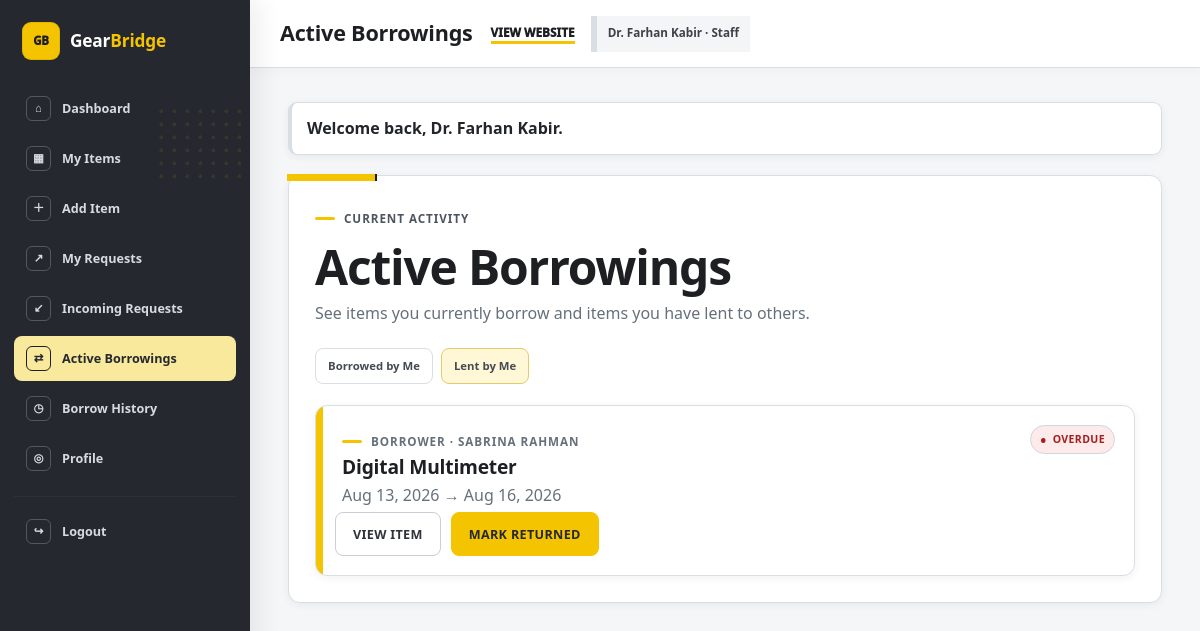
The app's page /dashboard/active-borrowings.php?tab=lent (signed in) with its own data.
### tables this page shows
CREATE TABLE IF NOT EXISTS borrow_requests (
    id INT UNSIGNED AUTO_INCREMENT PRIMARY KEY,
    item_id INT UNSIGNED NOT NULL,
    borrower_id INT UNSIGNED NOT NULL,
    borrow_from DATE NOT NULL,
    borrow_until DATE NOT NULL,
    note VARCHAR(500) NULL,
    status ENUM('pending', 'approved', 'rejected', 'cancelled', 'returned') NOT NULL DEFAULT 'pending',
    requested_at TIMESTAMP NOT NULL DEFAULT CURRENT_TIMESTAMP,
    decision_at TIMESTAMP NULL DEFAULT NULL,
    returned_at TIMESTAMP NULL DEFAULT NULL,
    CONSTRAINT fk_borrow_item FOREIGN KEY (item_id) REFERENCES items(id) ON DELETE RESTRICT ON UPDATE CASCADE,
    CONSTRAINT fk_borrow_borrower FOREIGN KEY (borrower_id) REFERENCES users(id) ON DELETE RESTRICT ON UPDATE CASCADE,
    CONSTRAINT chk_borrow_dates CHECK (borrow_until >= borrow_from),
    INDEX idx_borrow_item (item_id),
    INDEX idx_borrow_borrower (borrower_id),
    INDEX idx_borrow_status (status),
    INDEX idx_borrow_item_status (item_id, status),
    INDEX idx_borrow_borrower_status (borrower_id, status)
);

CREATE TABLE IF NOT EXISTS users (
    id INT UNSIGNED AUTO_INCREMENT PRIMARY KEY,
    full_name VARCHAR(100) NOT NULL,
    email VARCHAR(150) NOT NULL UNIQUE,
    password_hash VARCHAR(255) NOT NULL,
    user_type ENUM('student', 'staff') NOT NULL,
    created_at TIMESTAMP NOT NULL DEFAULT CURRENT_TIMESTAMP,
    updated_at TIMESTAMP NOT NULL DEFAULT CURRENT_TIMESTAMP ON UPDATE CURRENT_TIMESTAMP
);

CREATE TABLE IF NOT EXISTS items (
    id INT UNSIGNED AUTO_INCREMENT PRIMARY KEY,
    owner_id INT UNSIGNED NOT NULL,
    category_id INT UNSIGNED NOT NULL,
    title VARCHAR(150) NOT NULL,
    description TEXT NOT NULL,
    condition_status ENUM('excellent', 'good', 'fair') NOT NULL,
    image_path VARCHAR(255) NULL,
    availability_status ENUM('available', 'borrowed') NOT NULL DEFAULT 'available',
    created_at TIMESTAMP NOT NULL DEFAULT CURRENT_TIMESTAMP,
    updated_at TIMESTAMP NOT NULL DEFAULT CURRENT_TIMESTAMP ON UPDATE CURRENT_TIMESTAMP,
    deleted_at TIMESTAMP NULL DEFAULT NULL,
    CONSTRAINT fk_items_owner FOREIGN KEY (owner_id) REFERENCES users(id) ON DELETE RESTRICT ON UPDATE CASCADE,
    CONSTRAINT fk_items_category FOREIGN KEY (category_id) REFERENCES categories(id) ON DELETE RESTRICT ON UPDATE CASCADE,
    INDEX idx_items_owner (owner_id),
    INDEX idx_items_category (category_id),
    INDEX idx_items_availability (availability_status),
    INDEX idx_items_deleted (deleted_at),
    INDEX idx_items_browse (deleted_at, availability_status, created_at)
);

### includes/functions.php (called while the page is built, shortened)
<?php
function e(mixed $value): string
{
    return htmlspecialchars((string) ($value ?? ''), ENT_QUOTES | ENT_SUBSTITUTE, 'UTF-8');
}
function url(string $path = ''): string
{
    $path = ltrim($path, '/');
    return rtrim(BASE_URL, '/') . ($path === '' ? '' : '/' . $path);
}
function format_date(?string $date, string $format = 'M j, Y'): string
{
    try {
        return (new DateTimeImmutable($date))->format($format);
    } catch (Throwable) {
        return (string) $date;
    }
}
function is_overdue(string $status, ?string $borrowUntil): bool
{
    try {
        $today = new DateTimeImmutable('today');
        $until = new DateTimeImmutable($borrowUntil);
        return $today > $until;
    } catch (Throwable) {
        return false;
    }
}

### includes/db.php (called while the page is built, shortened)
<?php
function db(): PDO
{
    $dsn = sprintf(
        'mysql:host=%s;port=%s;dbname=%s;charset=utf8mb4',
        DB_HOST,
        DB_PORT,
        DB_NAME
    );
    $pdo = new PDO($dsn, DB_USER, DB_PASS, [
        PDO::ATTR_ERRMODE => PDO::ERRMODE_EXCEPTION,
        PDO::ATTR_DEFAULT_FETCH_MODE => PDO::FETCH_ASSOC,
        PDO::ATTR_EMULATE_PREPARES => false,
    ]);
    return $pdo;
}

### dashboard/active-borrowings.php (the view, shortened to what this page needs)
<?php
require_once __DIR__ . '/../includes/db.php';
$tab = (string) ($_GET['tab'] ?? 'borrowed');
$records = [];
try {
    if ($tab === 'borrowed') {
        $stmt = db()->prepare(
            "SELECT br.*, i.title AS item_title, i.image_path, u.full_name AS person_name
             FROM borrow_requests br
             INNER JOIN items i ON i.id = br.item_id
             INNER JOIN users u ON u.id = i.owner_id
             WHERE br.borrower_id = :user_id AND br.status = 'approved'
             ORDER BY br.borrow_until ASC"
        );
    } else {
        $stmt = db()->prepare(
            "SELECT br.*, i.title AS item_title, i.image_path, u.full_name AS person_name
             FROM borrow_requests br
             INNER JOIN items i ON i.id = br.item_id
             INNER JOIN users u ON u.id = br.borrower_id
             WHERE i.owner_id = :user_id AND br.status = 'approved'
             ORDER BY br.borrow_until ASC"
        );
    }
    $stmt->execute(['user_id' => current_user_id()]);
    $records = $stmt->fetchAll();
} catch (Throwable $e) {
    set_flash('error', 'Active borrowings could not be loaded.');
}
require __DIR__ . '/../components/dashboard-header.php';
?>
<section class="dashboard-panel">
    <div class="dashboard-panel-heading">
        <div>
            <p class="eyebrow">Current activity</p>
            <h1>Active Borrowings</h1>
            <p class="panel-copy">See items you currently borrow and items you have lent to others.</p>
        </div>
    </div>
    <div class="tab-nav">
        <a class="<?= $tab === 'borrowed' ? 'is-active' : '' ?>" href="<?= e(url('dashboard/active-borrowings.php?tab=borrowed')) ?>">Borrowed by Me</a>
        <a class="<?= $tab === 'lent' ? 'is-active' : '' ?>" href="<?= e(url('dashboard/active-borrowings.php?tab=lent')) ?>">Lent by Me</a>
    </div>
    <?php if ($records): ?>
        <div class="request-list">
            <?php foreach ($records as $record): ?>
                <article class="request-card">
                    <div class="request-card-main">
                        <div>
                            <p class="eyebrow"><?= $tab === 'borrowed' ? 'Owner' : 'Borrower' ?> · <?= e($record['person_name']) ?></p>
                            <h3><?= e($record['item_title']) ?></h3>
                            <p><?= e(format_date((string) $record['borrow_from'])) ?> → <?= e(format_date((string) $record['borrow_until'])) ?></p>
                        </div>
                        <?php if (is_overdue((string) $record['status'], (string) $record['borrow_until'])): ?>
                            <span class="status-badge status-danger">Overdue</span>
                        <?php else: ?>
                            <span class="status-badge status-info">Active</span>
                        <?php endif; ?>
                    </div>
                    <div class="action-row">
                        <a class="button button-compact button-secondary" href="<?= e(url('item-details.php?id=' . (int) $record['item_id'])) ?>">View Item</a>
                        <?php if ($tab === 'lent'): ?>
                            <form class="inline-form confirm-form" data-confirm="Confirm that this item has been physically returned to you?" action="<?= e(url('actions/borrow/return.php')) ?>" method="post">
                                <button class="button button-compact" type="submit">Mark Returned</button>
                            </form>
                        <?php endif; ?>
                    </div>
                </article>
            <?php endforeach; ?>
        </div>
    <?php endif; ?>
</section>
<?php require __DIR__ . '/../components/dashboard-footer.php'; ?>

### assets/css/main.css (style rules this page uses)
:root { --yellow: #ffc400; --yellow-bright: #ffd21a; --yellow-soft: #fff3b3; --black: #070707; --charcoal: #151515; --charcoal-2: #222222; --white: #ffffff; --off-white: #f7f6f1; --surface: #f2f1eb; --text: #202020; --muted: #66635c; --border: #dedbd1; --border-dark: #2a2a2a; --success: #1f8f4e; --success-soft: #e8f7ee; --warning: #a26a00; --warning-soft: #fff2c2; --danger: #c83434; --danger-soft: #fdeaea; --info: #2f5e8f; --info-soft: #e9f1fa; --radius-sm: 8px; --radius: 14px; --radius-lg: 24px; --shadow-sm: 0 8px 18px rgba(0,0,0,.06); --shadow: 0 16px 36px rgba(0,0,0,.10); --shadow-lg: 0 28px 64px rgba(0,0,0,.18); --transition: 180ms ease; --display-font: Impact, Haettenschweiler, "Arial Narrow Bold", "Arial Narrow", sans-serif; --body-font: "Segoe UI", Arial, Helvetica, sans-serif; }
* { box-sizing: border-box; }
html { scroll-behavior: smooth; background: var(--off-white); }
body { margin: 0; min-height: 100vh; font-family: var(--body-font); color: var(--text); background: var(--off-white); line-height: 1.62; -webkit-font-smoothing: antialiased; }
a { color: inherit; }
button, input, select, textarea { font: inherit; }
button { touch-action: manipulation; }
h1, h2, h3 { margin-top: 0; color: var(--black); line-height: 1.04; }
h1, h2 { font-family: var(--display-font); text-transform: uppercase; font-weight: 900; letter-spacing: .01em; }
h1 { font-size: clamp(2.8rem, 6vw, 5.6rem); margin-bottom: 22px; }
h3 { font-size: 1.15rem; margin-bottom: 9px; font-weight: 850; }
p { margin-top: 0; }
.eyebrow { display: inline-flex; align-items: center; gap: 9px; margin: 0 0 11px; text-transform: uppercase; letter-spacing: .12em; font-size: .75rem; font-weight: 900; color: var(--black); }
.eyebrow::before { content: ""; width: 24px; height: 4px; background: var(--yellow); box-shadow: 8px 0 0 var(--black); }
.button { --btn-bg: var(--black); --btn-color: var(--white); --btn-border: var(--black); position: relative; display: inline-flex; align-items: center; justify-content: center; gap: 9px; min-height: 46px; border: 2px solid var(--btn-border); border-radius: 7px; background: var(--btn-bg); color: var(--btn-color); padding: 11px 19px; text-decoration: none; text-transform: uppercase; font-weight: 950; font-size: .82rem; letter-spacing: .045em; line-height: 1.1; cursor: pointer; box-shadow: 4px 4px 0 rgba(255,196,0,.34); transition: transform var(--transition), background var(--transition), color var(--transition), box-shadow var(--transition); }
.button-secondary { --btn-bg: transparent; --btn-color: var(--black); --btn-border: var(--black); box-shadow: none; }
.button-compact { min-height: 34px; padding: 7px 11px; font-size: .72rem; border-radius: 6px; }
.status-badge { width: fit-content; display: inline-flex; align-items: center; gap: 6px; padding: 5px 9px; border: 1px solid var(--black); border-radius: 4px; background: var(--off-white); color: var(--black); font-size: .69rem; font-weight: 950; text-transform: uppercase; letter-spacing: .035em; }
.status-badge::before { content: "•"; font-size: 1rem; line-height: .5; }
.status-danger { background: var(--danger-soft); color: #a31f1f; }
.form-actions, .action-row, .request-actions { display: flex; gap: 10px; flex-wrap: wrap; align-items: center; }
.inline-form { display: inline; margin: 0; }

### records on screen
borrow_requests: borrower.full_name "SABRINA RAHMAN", item.title "Digital Multimeter", borrow_from "Aug 13, 2026", borrow_until "Aug 16, 2026", status "OVERDUE"

### other values on screen
$icon "⌂"
$label "Dashboard"
$icon "▦"
$label "My Items"
$icon "＋"
$label "Add Item"
$icon "↗"
$label "My Requests"
$icon "↙"
$label "Incoming Requests"
$icon "⇄"
$label "Active Borrowings"
$icon "◷"
$label "Borrow History"
$icon "◎"
